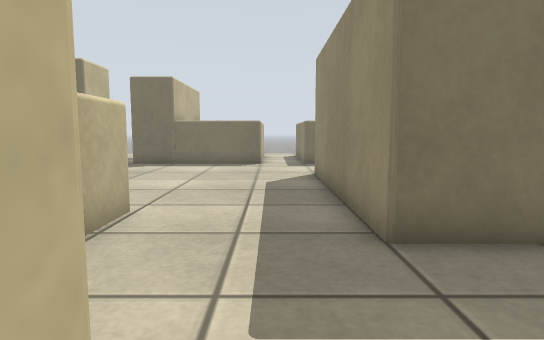
[1] (above)

19 first-person views from a walk through a Gazebo world. The camera is 0.72 m above the floor, tilts 6° down and sees 75° across. The floor is counted in squares, 0.5 m on a side. Each view is taken from the middle of a square. On the plan, view 1 faces up. The plan holds only what a view shows up to about 15 squares ahead; the rest is blank.

[2]
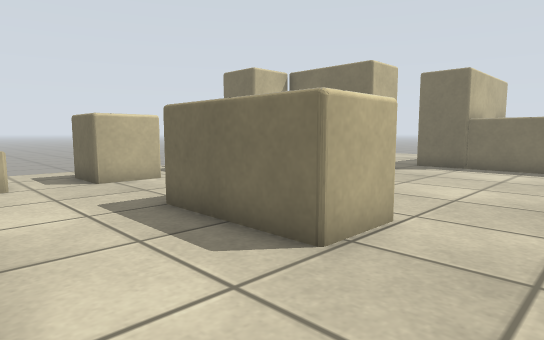

[3]
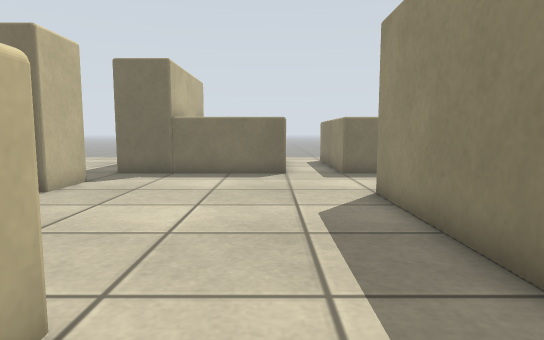

[4]
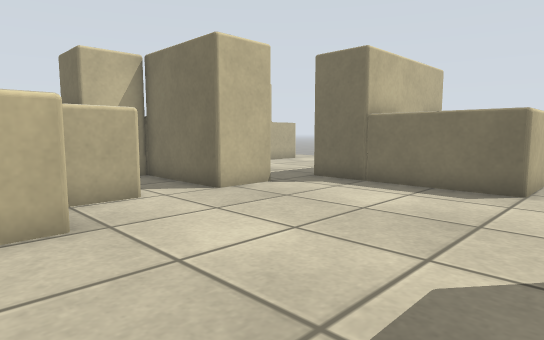

[5]
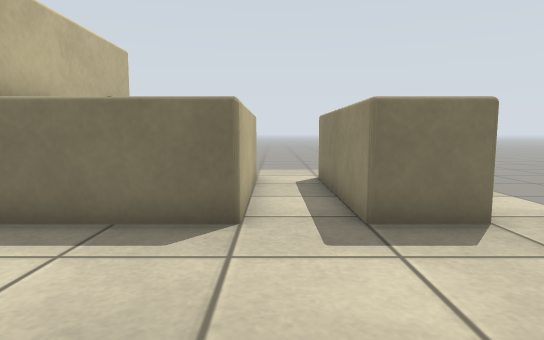

[6]
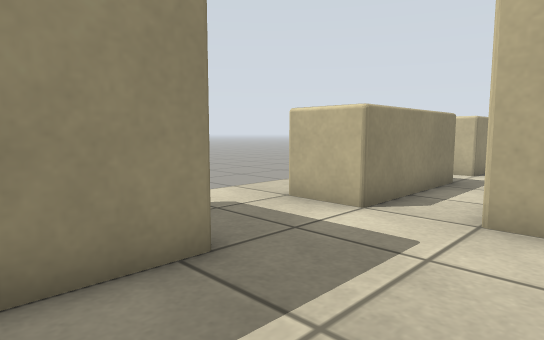

[7]
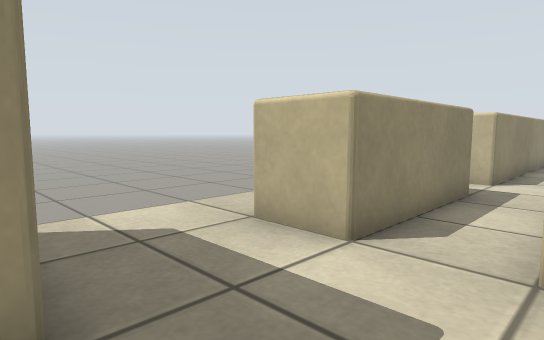

[8]
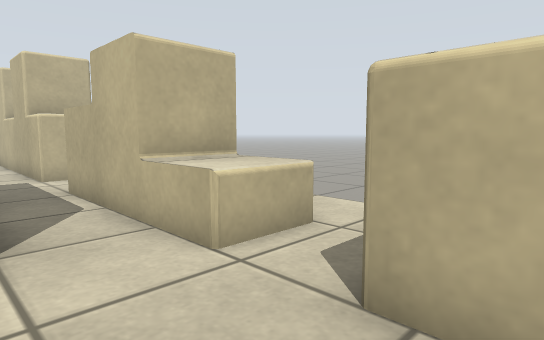

[9]
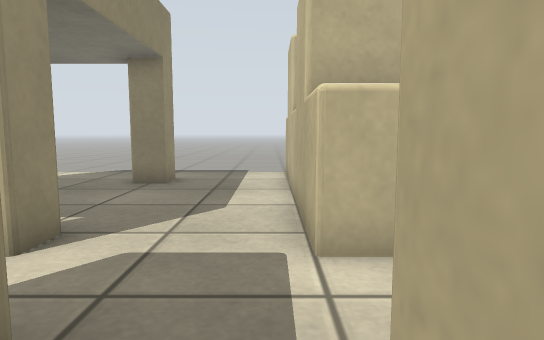

[10]
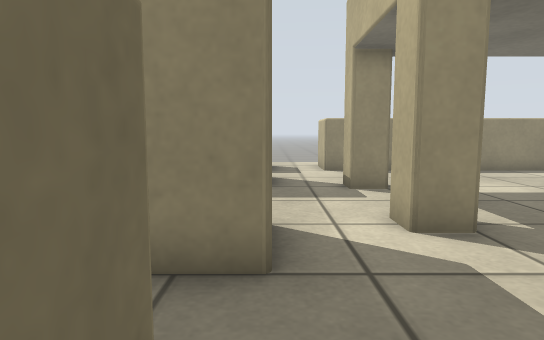

[11]
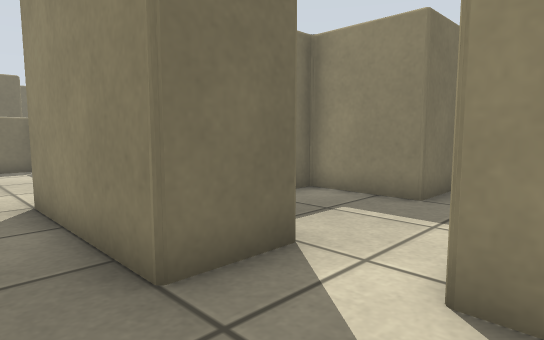

[12]
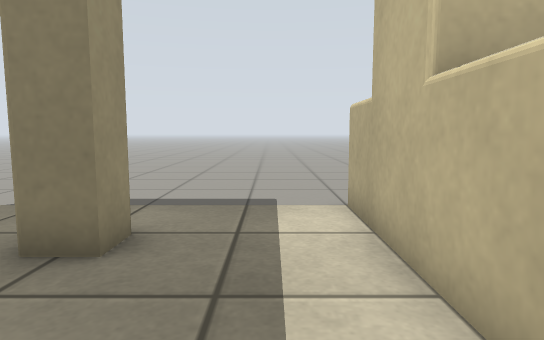

[13]
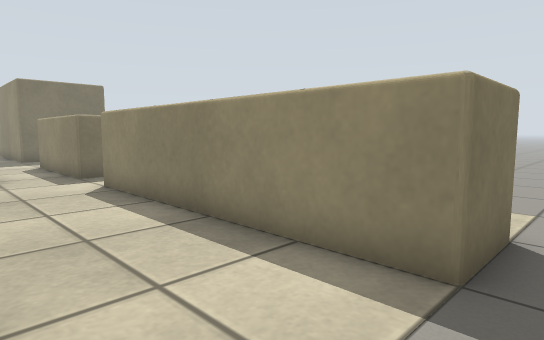

[14]
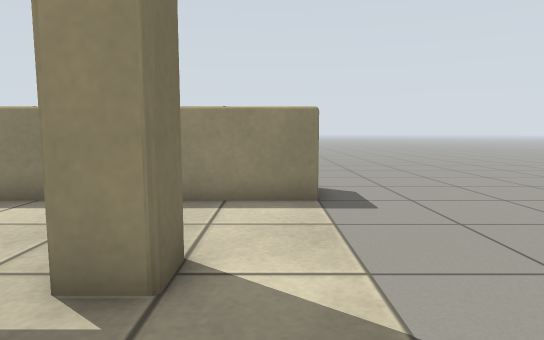

[15]
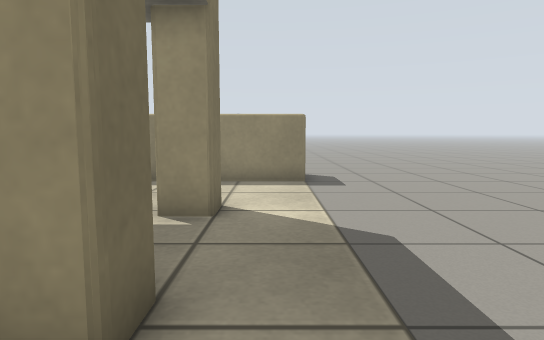

[16]
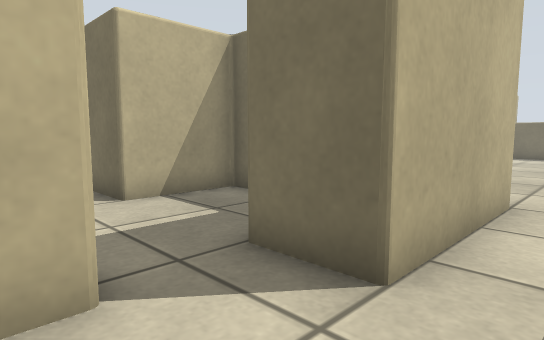

[17]
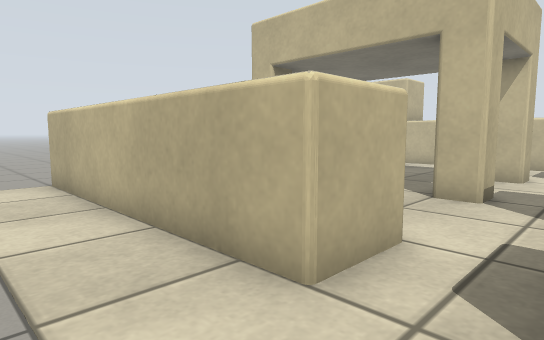

[18]
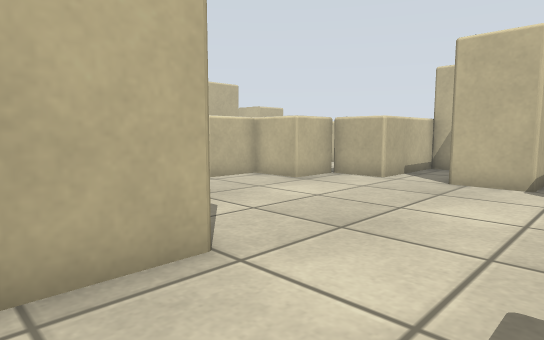

[19]
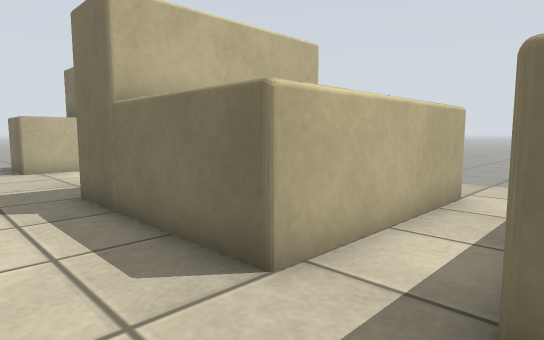

### Floor plan
Key: @ floor where view 1 was taken; # wall or solid block; . floor; = window, fence, low wall or low ledge; T thing the floor can be seen under or through.
Columns run from 16 left of view 1 to 7 right of it. Each row starts with its distance up from view 1.
 26                ...
 25                ....
 24                ....
 23                ...
 22            #   #..#
 21            #   #..#   ..
 20            #   #..#   ..
 19   ##       #   #..#  ..
 18   ##.. ... #   #..# ...
 17   ##......######..##..
 16   ...................
 15        .............
 14         ##..........
 13      #####...........
 12      #............###
 11     ##............#
 10      #####........#
  9         ##........#
  8         .=##......#
  7         .. #......#
  6      #...  ###....#
  5 ....##....####....###
  4 .......................
  3 ........................
  2  ...==..................
  1 ... ==..#      #..==....
  0 ..  ##..#      #@.##....
 -1      #..###  ###..#  ...
 -2      #..##....##..#   ..
 -3      #..##....##..##
 -4     ....##....##..==  .
 -5      ................
 -6      =...####TT...==..
 -7      #...##  TT...##...
 -8     ##...T    T...##...
 -9      #...T    T...##..
-10      #...T    T...##..
-11      #...#    T...##..
-12     ##...##  TT...##..
-13      #...##  TT...##..
-14      #............##..
-15      =............==....
-16      ...................

Where each view was taken, in squares from view 1:
view 1: 0 up, 0 right, facing up
view 2: 1 up, 0 right, facing up-left
view 3: 4 up, 1 left, facing up
view 4: 7 up, 1 right, facing up-left
view 5: 11 up, 0 right, facing up
view 6: 7 up, 2 left, facing down-right
view 7: 5 up, 1 left, facing down-right
view 8: 6 up, 8 left, facing down-left
view 9: 2 down, 10 left, facing down
view 10: 4 down, 12 left, facing right
view 11: 7 down, 10 left, facing up-right
view 12: 8 down, 9 left, facing down
view 13: 16 down, 2 left, facing up-right
view 14: 14 down, 6 left, facing right
view 15: 14 down, 9 left, facing right
view 16: 7 down, 1 right, facing up-left
view 17: 4 down, 6 right, facing down-left
view 18: 16 up, 4 right, facing down-left
view 19: 14 up, 2 right, facing up-left
